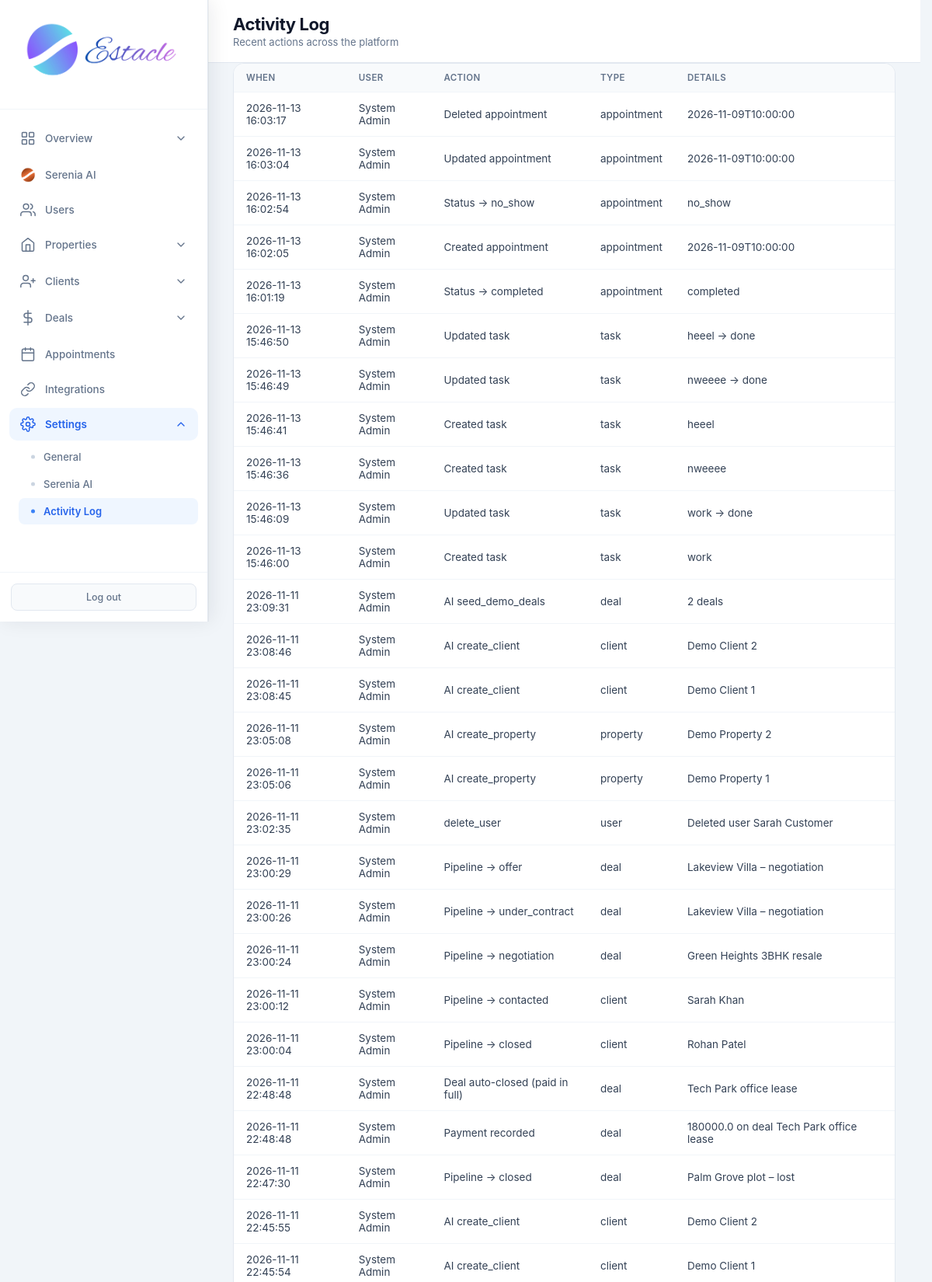
/admin/activity (signed in, upper part), run on the app's committed database.
### tables this page shows
CREATE TABLE activity_log (
            id INTEGER PRIMARY KEY AUTOINCREMENT,
            user_id INTEGER,
            action TEXT NOT NULL,
            entity_type TEXT,
            entity_id INTEGER,
            details TEXT,
            created_at TIMESTAMP DEFAULT CURRENT_TIMESTAMP,
            FOREIGN KEY (user_id) REFERENCES users (id)
        );

CREATE TABLE users (
            id INTEGER PRIMARY KEY AUTOINCREMENT,
            email TEXT UNIQUE NOT NULL,
            password TEXT NOT NULL,
            full_name TEXT NOT NULL,
            role TEXT NOT NULL CHECK(role IN ('admin', 'agent', 'customer')),
            phone TEXT,
            created_at TIMESTAMP DEFAULT CURRENT_TIMESTAMP,
            is_active INTEGER DEFAULT 1
        , avatar TEXT, last_seen TIMESTAMP, job_title TEXT, department TEXT, employee_id TEXT, license_no TEXT, commission_rate REAL, alt_phone TEXT, address TEXT, city TEXT, state TEXT, country TEXT, postal_code TEXT, notes TEXT, hire_date TEXT, timezone TEXT);

### routes/admin/activity.py (the view)
@admin.route('/admin/activity')
@login_required
@role_required('admin')
def admin_activity():
    db = get_db()
    logs = db.execute(
        "SELECT a.*, u.full_name as user_name FROM activity_log a "
        "LEFT JOIN users u ON a.user_id = u.id ORDER BY a.created_at DESC LIMIT 100"
    ).fetchall()
    return render_template('admin_activity.html', logs=logs)

### core/db.py (called while the page is built)
def get_db():
    if 'db' not in g:
        g.db = sqlite3.connect(current_app.config['DATABASE'])
        g.db.row_factory = sqlite3.Row
    return g.db

### core/helpers.py (called while the page is built)
def login_required(f):
    @wraps(f)
    def decorated_function(*args, **kwargs):
        if 'user_id' not in session:
            flash('Please log in to access this page.', 'warning')
            return redirect(url_for('auth.login'))
        return f(*args, **kwargs)
    return decorated_function

def role_required(*roles):
    def decorator(f):
        @wraps(f)
        def decorated_function(*args, **kwargs):
            if 'user_id' not in session:
                flash('Please log in to access this page.', 'warning')
                return redirect(url_for('auth.login'))
            if session.get('role') not in roles:
                flash('You do not have permission to access this page.', 'danger')
                return redirect(url_for('auth.role_redirect'))
            return f(*args, **kwargs)
        return decorated_function
    return decorator

def get_setting(key, default=''):
    db = get_db()
    row = db.execute('SELECT value FROM settings WHERE key = ?', (key,)).fetchone()
    return row['value'] if row else default

### templates/admin_activity.html (shortened to what this page needs)
<!DOCTYPE html>
<html lang="en">
<head>
<link rel="stylesheet" href="{{ url_for('static', filename='css/admin.css') }}">
</head>
<body>
<div class="app-layout">
{% set active = 'activity' %}
{% include 'partials/admin_sidebar.html' %}
<main class="main-content">
<header class="top-bar">
<div><h1 class="page-title">Activity Log</h1><p class="page-subtitle">Recent actions across the platform</p></div>
</header>
<div class="panel full"><div class="table-wrap"><table>
<thead><tr><th>When</th><th>User</th><th>Action</th><th>Type</th><th>Details</th></tr></thead>
<tbody>
{% for a in logs %}
<tr>
<td>{{ a.created_at }}</td>
<td>{{ a.user_name or '—' }}</td>
<td>{{ a.action }}</td>
<td>{{ a.entity_type or '—' }}</td>
<td>{{ a.details or '—' }}</td>
</tr>
{% else %}<tr><td colspan="5" class="empty">No activity yet</td></tr>{% endfor %}
</tbody></table></div></div>
</main>
</div>
</body>
</html>

### static/css/admin.css (style rules this page uses)
* { margin: 0; padding: 0; box-sizing: border-box; }
body { font-family: -apple-system, BlinkMacSystemFont, 'Segoe UI', Roboto, 'Helvetica Neue', Arial, sans-serif; background: #f1f5f9; color: #0f172a; min-height: 100vh; }
.app-layout { display: flex; min-height: 100vh; }
.main-content { flex: 1; margin-left: 268px; min-height: 100vh; }
.top-bar { background: white; padding: 18px 32px; border-bottom: 1px solid #e2e8f0; display: flex; justify-content: space-between; align-items: center; }
.page-title { font-family: 'Inter', sans-serif; font-size: 22px; font-weight: 700; letter-spacing: -0.4px; color: #0f172a; }
.page-subtitle { font-size: 13px; color: #64748b; margin-top: 2px; font-weight: 400; }
.panel { background: white; border-radius: 14px; border: 1px solid #e2e8f0; overflow: hidden; }
.panel.full { margin: 0 32px 24px; }
.table-wrap { overflow-x: auto; }
table { width: 100%; border-collapse: collapse; font-size: 13.5px; }
th { text-align: left; padding: 11px 16px; background: #f8fafc; color: #64748b; font-weight: 600; font-size: 11.5px; text-transform: uppercase; letter-spacing: 0.4px; }
td { padding: 12px 16px; border-top: 1px solid #f1f5f9; color: #334155; }
html { scrollbar-gutter: stable; }
.app-layout > :not(.sidebar):not(script):not(style) { animation: none !important; }
.main-content { transition: none; }

### data on the page
activity_log: created_at "2026-11-13 16:03:17", full_name "System Admin", action "Deleted appointment", entity_type "appointment", details "2026-11-09T10:00:00"
activity_log: created_at "2026-11-13 16:03:04", full_name "System Admin", action "Updated appointment", entity_type "appointment", details "2026-11-09T10:00:00"
activity_log: created_at "2026-11-13 16:02:54", full_name "System Admin", action "Status → no_show", entity_type "appointment", details "no_show"
activity_log: created_at "2026-11-13 16:02:05", full_name "System Admin", action "Created appointment", entity_type "appointment", details "2026-11-09T10:00:00"
activity_log: created_at "2026-11-13 16:01:19", full_name "System Admin", action "Status → completed", entity_type "appointment", details "completed"
activity_log: created_at "2026-11-13 15:46:50", full_name "System Admin", action "Updated task", entity_type "task", details "heeel → done"
activity_log: created_at "2026-11-13 15:46:49", full_name "System Admin", action "Updated task", entity_type "task", details "nweeee → done"
activity_log: created_at "2026-11-13 15:46:41", full_name "System Admin", action "Created task", entity_type "task", details "heeel"
activity_log: created_at "2026-11-13 15:46:36", full_name "System Admin", action "Created task", entity_type "task", details "nweeee"
activity_log: created_at "2026-11-13 15:46:09", full_name "System Admin", action "Updated task", entity_type "task", details "work → done"
activity_log: created_at "2026-11-13 15:46:00", full_name "System Admin", action "Created task", entity_type "task", details "work"
activity_log: created_at "2026-11-11 23:09:31", full_name "System Admin", action "AI seed_demo_deals", entity_type "deal", details "2 deals"
activity_log: created_at "2026-11-11 23:08:46", full_name "System Admin", action "AI create_client", entity_type "client", details "Demo Client 2"
activity_log: created_at "2026-11-11 23:08:45", full_name "System Admin", action "AI create_client", entity_type "client", details "Demo Client 1"
activity_log: created_at "2026-11-11 23:05:08", full_name "System Admin", action "AI create_property", entity_type "property", details "Demo Property 2"
activity_log: created_at "2026-11-11 23:05:06", full_name "System Admin", action "AI create_property", entity_type "property", details "Demo Property 1"
activity_log: created_at "2026-11-11 23:02:35", full_name "System Admin", action "delete_user", entity_type "user", details "Deleted user Sarah Customer"
activity_log: created_at "2026-11-11 23:00:29", full_name "System Admin", action "Pipeline → offer", entity_type "deal", details "Lakeview Villa – negotiation"
activity_log: created_at "2026-11-11 23:00:26", full_name "System Admin", action "Pipeline → under_contract", entity_type "deal", details "Lakeview Villa – negotiation"
activity_log: created_at "2026-11-11 23:00:24", full_name "System Admin", action "Pipeline → negotiation", entity_type "deal", details "Green Heights 3BHK resale"
activity_log: created_at "2026-11-11 23:00:12", full_name "System Admin", action "Pipeline → contacted", entity_type "client", details "Sarah Khan"
activity_log: created_at "2026-11-11 23:00:04", full_name "System Admin", action "Pipeline → closed", entity_type "client", details "Rohan Patel"
activity_log: created_at "2026-11-11 22:48:48", full_name "System Admin", action "Deal auto-closed (paid in full)", entity_type "deal", details "Tech Park office lease"
activity_log: created_at "2026-11-11 22:48:48", full_name "System Admin", action "Payment recorded", entity_type "deal", details "180000.0 on deal Tech Park office lease"
activity_log: created_at "2026-11-11 22:47:30", full_name "System Admin", action "Pipeline → closed", entity_type "deal", details "Palm Grove plot – lost"
activity_log: created_at "2026-11-11 22:45:55", full_name "System Admin", action "AI create_client", entity_type "client", details "Demo Client 2"
activity_log: created_at "2026-11-11 22:45:54", full_name "System Admin", action "AI create_client", entity_type "client", details "Demo Client 1"
